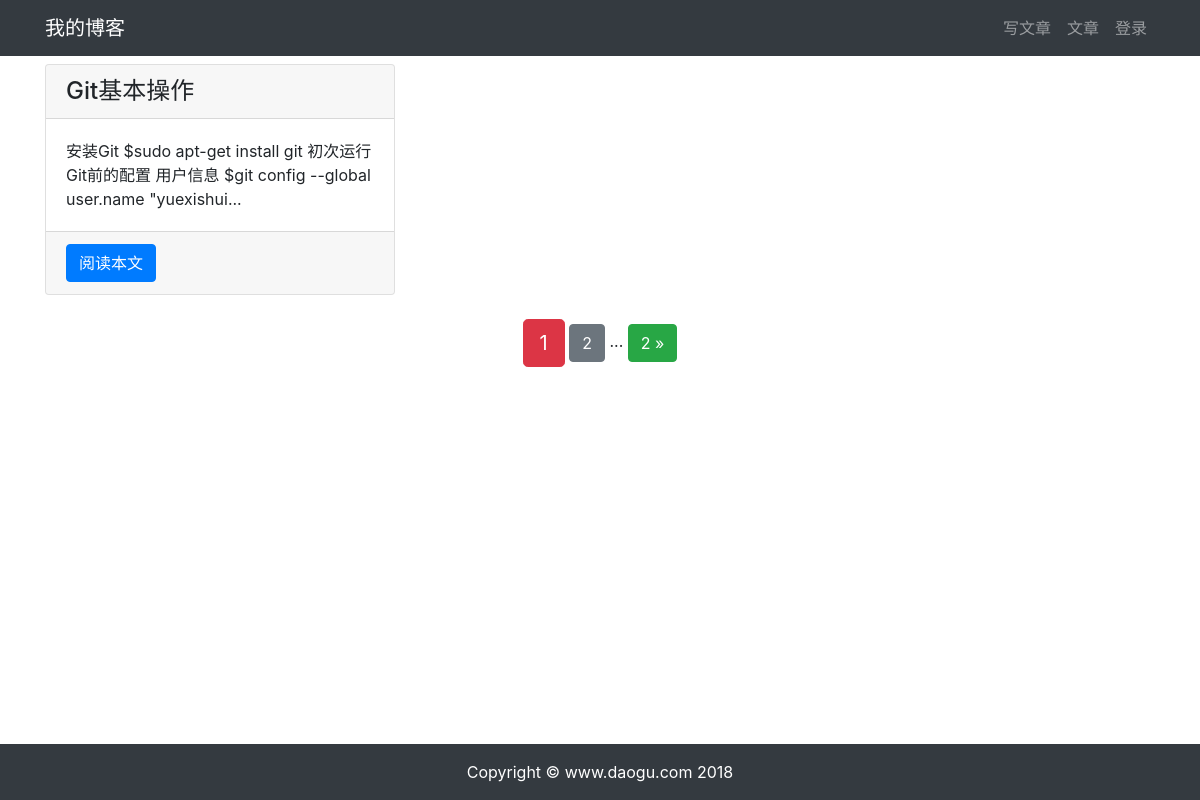
Page /article/article-list/ on the committed database.
### article/models.py (models this page shows, shortened)
class ArticlePost(models.Model):
    author = models.ForeignKey(User, on_delete=models.CASCADE)
    title = models.CharField(max_length=100)
    body = models.TextField()
    created = models.DateTimeField(default=timezone.now)
    updated = models.DateTimeField(auto_now=True)
    class Meta:
        ordering = ('-created',)

### article/views.py (the view)
# urls.py: path('article-list/', views.article_list, name='article_list'),
def article_list(request):
    article_list = ArticlePost.objects.all()
    paginator = Paginator(article_list, 1)
    page = request.GET.get('page')
    articles = paginator.get_page(page)
    context = { 'articles': articles }
    return render(request, 'article/list.html', context)

### templates/article/list.html (shortened to what this page needs)
{% extends "base.html" %}
{% load staticfiles %}
{% block content %}
<div class="container">
    <div class="row mt-2">
        {% for article in articles %}
        <div class="col-4 mb-4">
            <div class="card h-100">
                <h4 class="card-header">{{ article.title }}</h4>
                <div class="card-body">
                    <p class="card-text">{{ article.body|slice:'100' }}...</p>
                </div>
                <div class="card-footer">
                    <a href="{% url 'article:article_detail' article.id %}" class="btn btn-primary">阅读本文</a>
                </div>
            </div>
        </div>
        {% endfor %}
    </div>
    <div class="pagination row">
        <div class="m-auto">
            <span class="step-links">
                <span class="current btn btn-danger btn-lg">
                    {{ articles.number }}
                </span>
                {% if articles.has_next %}
                    <a href="?page={{ articles.next_page_number }}"
                       class="btn btn-secondary"
                    >
                        {{ articles.next_page_number }}
                    </a>
                    <span>...</span>
                    <a href="?page={{ articles.paginator.num_pages }}"
                       class="btn btn-success"
                    >
                        {{ articles.paginator.num_pages }} &raquo;
                    </a>
                {% endif %}
            </span>
        </div>
    </div>
</div>
{% endblock content %}

### templates/base.html (shortened to what this page needs)
{% load staticfiles %}
<!DOCTYPE html>
<html lang="zh-cn">
<head>
    <link rel="stylesheet" href="{% static 'bootstrap/css/bootstrap.min.css' %}">
    <link rel="stylesheet" href="{% static 'md_css/monokai.css' %}">
</head>
<body>
    {% include 'header.html' %}
    {% block content %}{% endblock content %}
    {% include 'footer.html' %}
</body>
</html>

### templates/header.html (shortened to what this page needs)
<nav class="navbar navbar-expand-lg navbar-dark bg-dark">
    <div class="container">
        <a class="navbar-brand" href="#">我的博客</a>
        <div>
            <ul class="navbar-nav">
                <li class="nav-item">
                    <a class="nav-link" href="{% url 'article:article_create' %}">写文章</a>
                </li>
                <li class="nav-item">
                    <a class="nav-link" href="{% url 'article:article_list' %}">文章</a>
                </li>
                {% if user.is_authenticated %}
                    <li class="nav-item dropdown">
                        <a class="nav-link dropdown-toggle" href="#" id="navbarDropdown" role="button" data-toggle="dropdown" aria-haspopup="true" aria-expanded="false">
                            {{ user.username }}
                        </a>
                        <div class="dropdown-menu" aria-labelledby="navbarDropdown">
                            <a class="dropdown-item" href='{% url "userprofile:edit" user.id %}'>个人信息</a>
                            <a class="dropdown-item" href="#" onclick="user_delete()">删除用户</a>
                            <a class="dropdown-item" href='{% url "userprofile:logout" %}'>退出登录</a>
                        </div>
                    </li>
                {% else %}
                    <li class="nav-item">
                        <a class="nav-link" href="{% url 'userprofile:login' %}">登录</a>
                    </li>
                {% endif %}
            </ul>
        </div>
    </div>
</nav>

### templates/footer.html
{% load staticfiles %}
<div>
    <br>
    <br>
    <br>
</div>
<footer class="py-3 bg-dark fixed-bottom">
    <div class="container">
        <p class="m-0 text-center text-white">Copyright &copy; www.daogu.com 2018</p>
    </div>
</footer>

### rows in the picture
ArticlePost: title "Git基本操作", body "安装Git $sudo apt-get install git 初次运行Git前的配置 用户信息 $git config --global user.name \"yuexishui"

### other values in the picture
{{ articles.number }} "1"
{{ articles.next_page_number }} "2"
{{ articles.paginator.num_pages }} "2"
